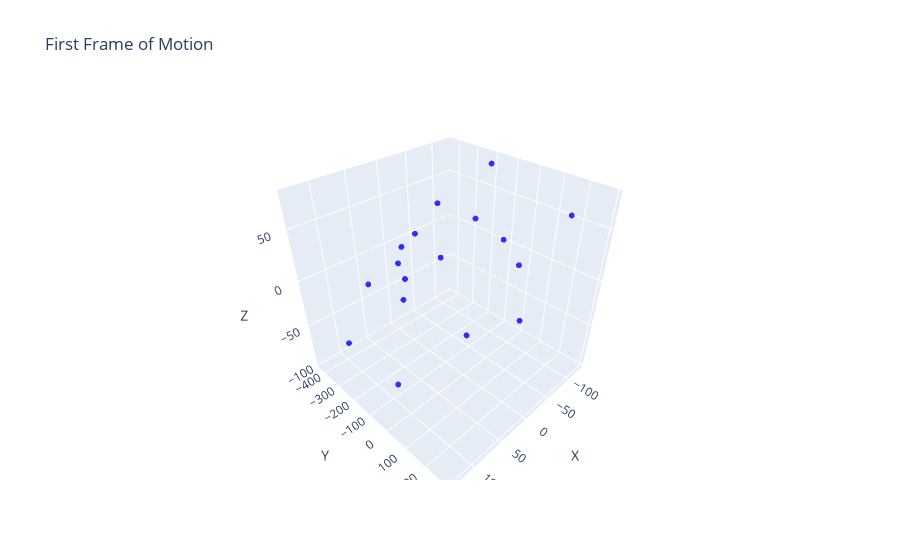

The notebook cell saved with this chart:
### Code cell
import plotly.graph_objects as go

# 첫 번째 프레임 추출
first_frame = reg3d_all[0]  # (6890, 3) 형태

# x, y, z 좌표 추출
x = first_frame[:, 0]
y = first_frame[:, 1]
z = first_frame[:, 2]

# 3D 스캐터 플롯 생성
fig = go.Figure(data=[go.Scatter3d(
    x=x,
    y=y,
    z=z,
    mode='markers',
    marker=dict(
        size=2,
        color='blue',  # 마커 색상
        opacity=0.8
    )
)])

# 레이아웃 설정
fig.update_layout(
    title='First Frame of Motion',
    scene=dict(
        xaxis_title='X',
        yaxis_title='Y',
        zaxis_title='Z'
    )
)

# 플롯 출력
fig.show()

### Figure 1 — Plotly figure (JSON) as saved in the notebook; plotly's stock layout.template omitted (floating-point values rounded to 4 significant figures)
{"data": [{"marker": {"color": "blue", "opacity": 0.8, "size": 2}, "mode": "markers", "type": "scatter3d", "x": [2.312, -64.37, -65.81, -55.68, 68.55, 34.4, 27.72, 7.232, -0.9005, -12.38, -16.25, 66.9, 132.2, 83.75, -63.19, -128.6, -127.7], "y": [-116.0, -122.2, 86.81, 274.4, -109.7, 97.92, 289.8, -233.6, -345.8, -377.4, -431.0, -321.0, -207.0, -126.7, -320.1, -207.3, -120.2], "z": [19.48, 40.1, 13.41, 78.22, -1.305, -22.91, 16.57, 32.97, 6.521, -37.13, -25.43, -11.32, -36.63, -96.27, 39.54, 73.69, 2.364]}], "layout": {"scene": {"xaxis": {"title": {"text": "X"}}, "yaxis": {"title": {"text": "Y"}}, "zaxis": {"title": {"text": "Z"}}}, "title": {"text": "First Frame of Motion"}}}
